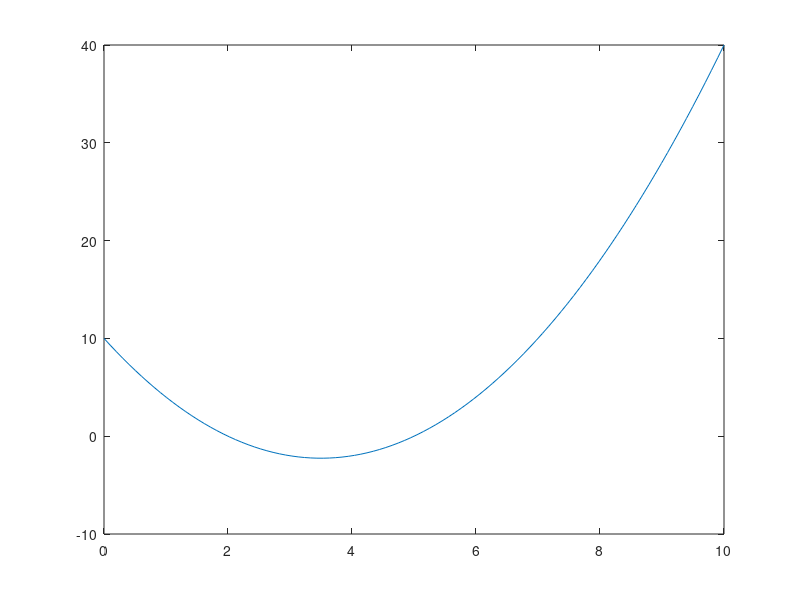

The MATLAB script that drew this image:
function printPlot()
	start = 0;
	final = 10;
	points = 100;
	domain = linspace(start, final, points);
	range = (domain .^ 2) - (7 .* domain) + 10;
	plot(domain, range);
end
